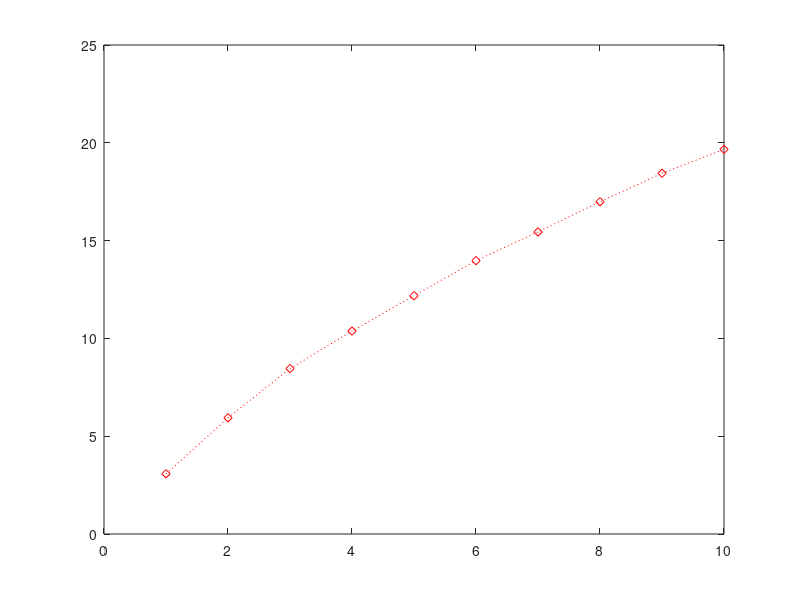

MATLAB code for this plot:
clc;clear;close all;

N_t = 10; %transmit antennas
N_r = (1:1:10); %receive antennas
SNR_dB = 20; %signal to noise ratio
iterations = 1000;
Capacity = zeros(1,10);
p = 1;
f_1 = zeros();

for j = 1:iterations
       for i = 1:length(N_r)
             I_N_R = eye(N_r(i)); %identity of N_r x N_r matrix
             H = randn(N_r(i),N_t) + 1i*randn(N_r(i),N_t); % channel gains
             H_H = H*ctranspose(H);

              %Water filling algorithm for power allocation
                  P_t = 10^(SNR_dB/10);   % Assuming noise power to be equal to 1
                  [U, S, V] = svd(H_H);
                  C_k = diag(S); % channel state information given by |h_k|/noise power^2
                  g_lambda_mu = 1e4; %number of points to compute lagrangian dual function
                  mu = linspace(6.1000,6,g_lambda_mu);
                  allocated_power = max(1./mu-(1./C_k), 0); %x^+ = max(x,0)

                    %Lagrangian function
                  g_mu = sum(log(1+(allocated_power.*(repmat(C_k,[1,g_lambda_mu]))))) - mu.*((sum(allocated_power))-P_t);
                  [min_g_mu, Ind] = find(g_mu == min(g_mu));
                  optimal_mu = mu(Ind);
                  optimal_power = max(1./optimal_mu - 1./C_k, 0);
                  Q_opt = diag(optimal_power);
                  Capacity(i) = Capacity(i) + log(real(det(I_N_R + (P_t/N_t).*Q_opt.*H_H)));
          
       end 
         
 end

 Capacity = Capacity/iterations;
 plot(N_r,Capacity,'r:d');
 ylim([0 25])





